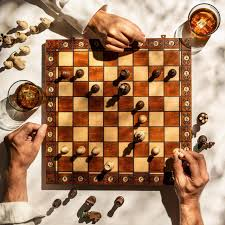
#> input picture image.jpg, 225 x 225 px
$ jupyter execute HarrisCornerDetection.ipynb   (shell and % lines are left out)
#> lines starting #> are read from the running program, lines starting #| are printed output that depends on the picture; after the words box and inside, x2 and y2 are one past the last pixel; in counts of white or black regions, pixels touching at a corner belong together
[cell 1]
import cv2
import numpy as np
import matplotlib.pyplot as plt

# Load image in grayscale
img = cv2.imread('image.jpg')
#> img is the input picture: shape (225, 225, 3); mean B, G, R 101.8, 130.3, 169.1
gray = cv2.cvtColor(img, cv2.COLOR_BGR2GRAY)
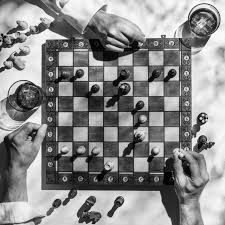
#> gray: shape (225, 225); min 0, max 255, mean 138.7

gray = np.float32(gray)

dst = cv2.cornerHarris(gray, blockSize=2, ksize=3, k=0.04)
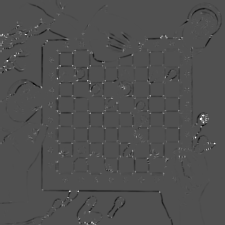
#> dst: shape (225, 225) float32; min -42530996, max 92364248, mean -345089; drawn with min black and max white

dst = cv2.dilate(dst, None)
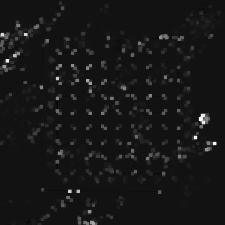
#> dst: shape (225, 225) float32; min -7221170, max 92364248, mean 2113885.2; drawn with min black and max white
threshold = 0.15 * dst.max()
#> threshold = 13854637.2
img_corners = img.copy()
img_corners[dst > threshold] = [0, 255, 255]  # Mark corners in red
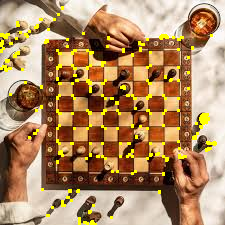
#> img_corners: shape (225, 225, 3); 4.77% of pixels changed, all inside (x1, y1, x2, y2) = (0, 6, 217, 225)

plt.figure(figsize=(10, 8))
plt.imshow(cv2.cvtColor(img_corners, cv2.COLOR_BGR2RGB))
plt.title("Harris Corner Detection")
plt.axis("off")
plt.show()
